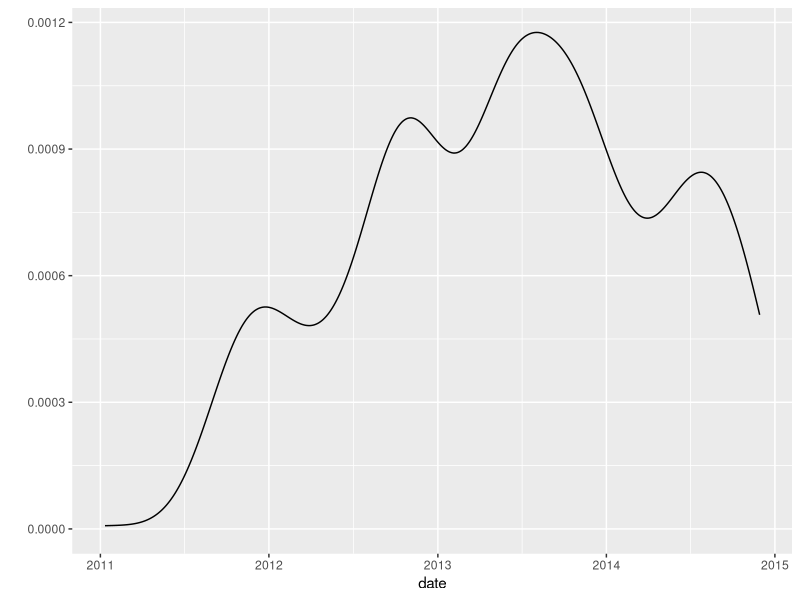
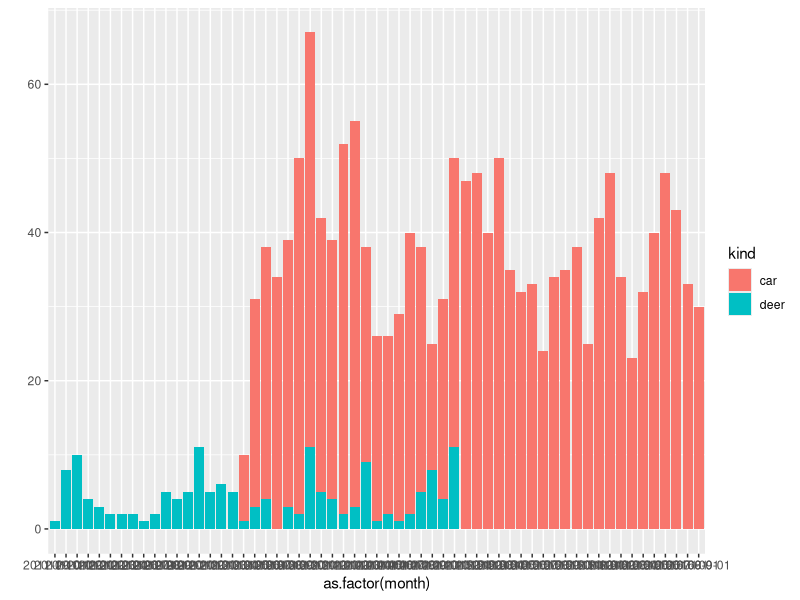

Source code (R) for these figures, in order:
library(lubridate)
library(ggplot2)
library(plyr)
library(scales)

deer_incidents <- read.csv("data/mt-lebanon-deer-incidents.csv",
                           as.is=c(1,6))
deer_incidents <- transform(deer_incidents, date = mdy(Incident.Date))
deer_incidents <- transform(deer_incidents, Incident.Date = NULL)

qplot(date, data = deer_incidents, geom = "density")

### For context, compare deer-related car accidents with all car accidents.

deer_accidents <- subset(deer_incidents, Vehicle.Involved == "X")
deer_accidents <- transform(deer_accidents, vehicles=1, Vehicle.Involved=NULL)

car_accidents <- read.csv("data/police-blotter/accidents.csv")
car_accidents <- transform(car_accidents, date = ymd(date), time = hm(time))

deer_accidents_in_car_accidents_date_range <-
  subset(deer_accidents, (date >= min(car_accidents$date) &
                          date <= max(car_accidents$date)))

deer_accidents_included_in_car_accidents <-
  subset(deer_accidents_in_car_accidents_date_range,
         date %in% car_accidents$date)

deer_accidents_missing_in_car_accidents <-
  subset(deer_accidents_in_car_accidents_date_range,
         ! date %in% car_accidents$date)

combined_accidents <-
  rbind(data.frame(date = deer_accidents$date, kind = "deer", vehicles = 1),
        data.frame(date = car_accidents$date,  kind = "car",
                   vehicles = car_accidents$vehicles))

combined_accidents <-
  transform(combined_accidents, month = floor_date(date, "month"))

qplot(as.factor(month), data = combined_accidents,
      weight = vehicles, fill = kind)

combined_accidents_by_month <-
  ddply(combined_accidents, .(month, kind), summarize, vehicles = sum(vehicles))

summarize(car_accidents, vehicles = sum(vehicles))


### In terms of injury risk, how do deer incidents compare to car accidents?

(deer_injury_incidents <- sum(deer_incidents$Person.Injured == "X"))
(deer_incident_years <- diff(range(deer_incidents$date)) / dyears(1))
(deer_injury_incidents_per_year <- deer_injury_incidents / deer_incident_years)

(car_injury_incidents <- sum(car_accidents$injuries > 0))
(car_incident_years <- diff(range(car_accidents$date)) / dyears(1))
(car_injury_incidents_per_year <- car_injury_incidents / car_incident_years)

(relative_risk_of_injury_car_to_deer <-
 car_injury_incidents_per_year / deer_injury_incidents_per_year)
